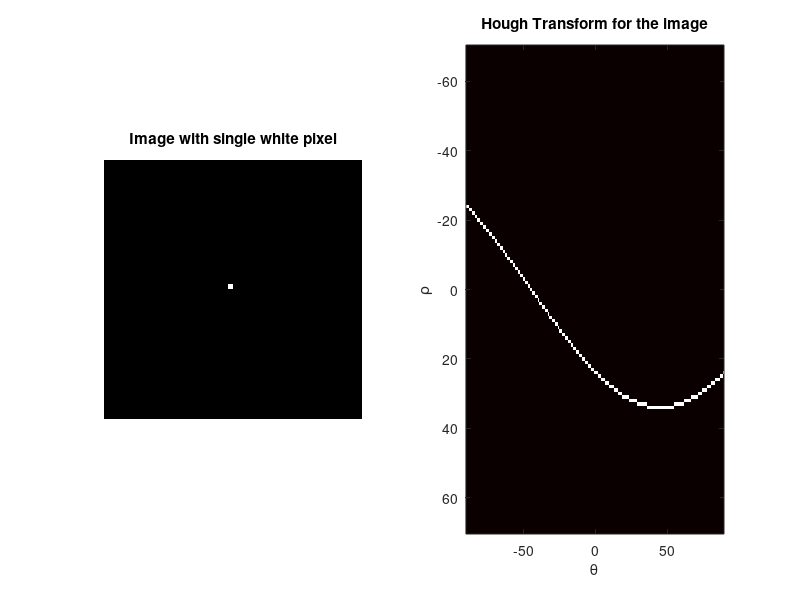
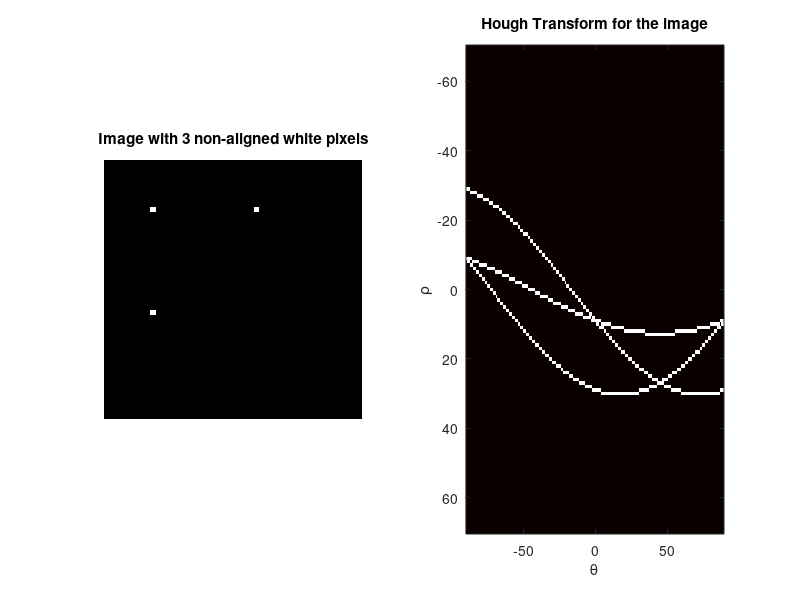
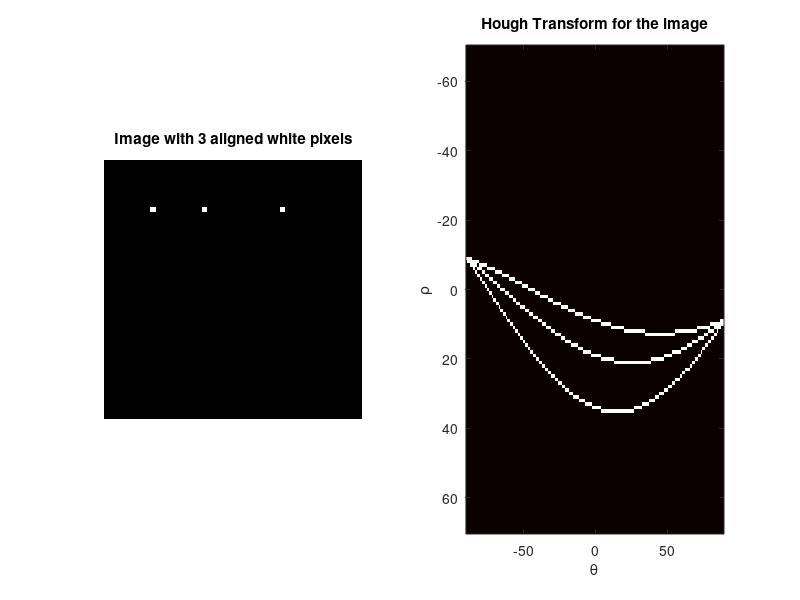
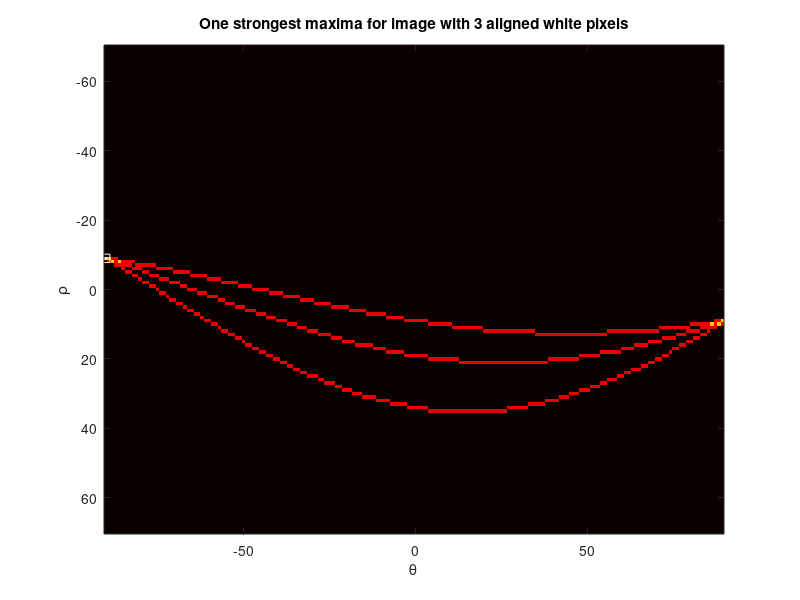

These charts were generated, in order, by the following MATLAB code:
function hough_for_lines()
    %%%%%%%%%%%%%%%%%%%%%%%%%%%%%%%%
    %%%% Single pixel image
    %%%%%%%%%%%%%%%%%%%%%%%%%%%%%%%%
    single_pixel_image = zeros(50);
    single_pixel_image(25, 25) = 255;
    single_pixel_image = cast(single_pixel_image, 'uint8');
    
    [H_1, theta_1, rho_1] = compute_hough_for_lines(single_pixel_image);
    
    plot_title_single_pixel = 'Image with single white pixel';
    plot_hough_space(1, plot_title_single_pixel, H_1, theta_1, rho_1, single_pixel_image);
    
    %%%%%%%%%%%%%%%%%%%%%%%%%%%%%%%%
    %%%% 3 Non-aligned points image
    %%%%%%%%%%%%%%%%%%%%%%%%%%%%%%%%
    non_aligned_image = zeros(50);
    non_aligned_image(10, 10) = 255;
    non_aligned_image(10, 30) = 255;
    non_aligned_image(30, 10) = 255;
    non_aligned_image = cast(non_aligned_image, 'uint8');
    
    [H_2, theta_2, rho_2] = compute_hough_for_lines(non_aligned_image);
    
    plot_title_non_aligned = 'Image with 3 non-aligned white pixels';
    plot_hough_space(2, plot_title_non_aligned, H_2, theta_2, rho_2, non_aligned_image);
    
    %%%%%%%%%%%%%%%%%%%%%%%%%%%%%%%%
    %%%% 3 Aligned points image
    %%%%%%%%%%%%%%%%%%%%%%%%%%%%%%%%
    aligned_image = zeros(50);
    aligned_image(10, 10) = 255;
    aligned_image(10, 20) = 255;
    aligned_image(10, 35) = 255;
    aligned_image = cast(aligned_image, 'uint8');
    
    [H_3, theta_3, rho_3] = compute_hough_for_lines(aligned_image);
    
    plot_title_aligned = 'Image with 3 aligned white pixels';
    plot_hough_space(3, plot_title_aligned, H_3, theta_3, rho_3, aligned_image);
    
    num_peaks = 1;
    peaks = compute_hough_peaks(H_3, num_peaks);
    
    plot_title_peaks = 'One strongest maxima for image with 3 aligned white pixels';
    plot_hough_space_with_peaks(4, plot_title_peaks, H_3, theta_3, rho_3, peaks);
    
    plot_title_overlay = 'Image with 3 aligned white pixels overlaid with strongest line';
    draw_hough_line(5, plot_title_overlay, aligned_image, theta_3, rho_3, peaks);
end

function [H, theta, rho] = compute_hough_for_lines(img)
    [H, theta, rho] = hough(img);
end

function peaks = compute_hough_peaks(H, num_peaks)
    peaks = houghpeaks(H, num_peaks);
end

function plot_hough_space(plot_num, plot_title, H, theta, rho, img)
    figure(plot_num);
    subplot(1, 2, 1);
    imshow(img);
    title(plot_title);
    subplot(1, 2, 2);
    imshow(imadjust(rescale(H)), 'XData', theta, 'YData', rho, 'InitialMagnification', 'fit');
    title('Hough Transform for the image');
    xlabel('\theta');
    ylabel('\rho');
    axis on, axis normal;
    colormap(gca, hot);
end

function plot_hough_space_with_peaks(plot_num, plot_title, H, theta, rho, peaks)
    figure(plot_num);
    imshow(H, [], 'XData', theta, 'YData', rho, 'InitialMagnification', 'fit');
    title(plot_title);
    xlabel('\theta');
    ylabel('\rho');
    axis on, axis normal, hold on;
    colormap(gca, hot);
    x = theta(peaks(:, 2)); y = rho(peaks(:, 1));
    plot(x, y, 's', 'color', 'white');
end

function draw_hough_line(plot_num, plot_title, img, theta, rho, peaks)
    lines = houghlines(img, theta, rho, peaks, 'MinLength', 1);
    figure(plot_num), imshow(img), hold on;
    title(plot_title);
    max_len = 0;
    for k = 1:length(lines)
       xy = [lines(k).point1; lines(k).point2];
       plot(xy(:, 1), xy(:, 2), 'LineWidth', 1, 'Color', 'green');

       % Plot beginnings and ends of lines
       plot(xy(1, 1), xy(1, 2), 'x', 'LineWidth', 1, 'Color', 'yellow');
       plot(xy(2, 1), xy(2, 2), 'x', 'LineWidth', 1, 'Color', 'red');

       % Determine the endpoints of the longest line segment
       len = norm(lines(k).point1 - lines(k).point2);
       if (len > max_len)
          max_len = len;
          xy_long = xy;
       end
    end
end